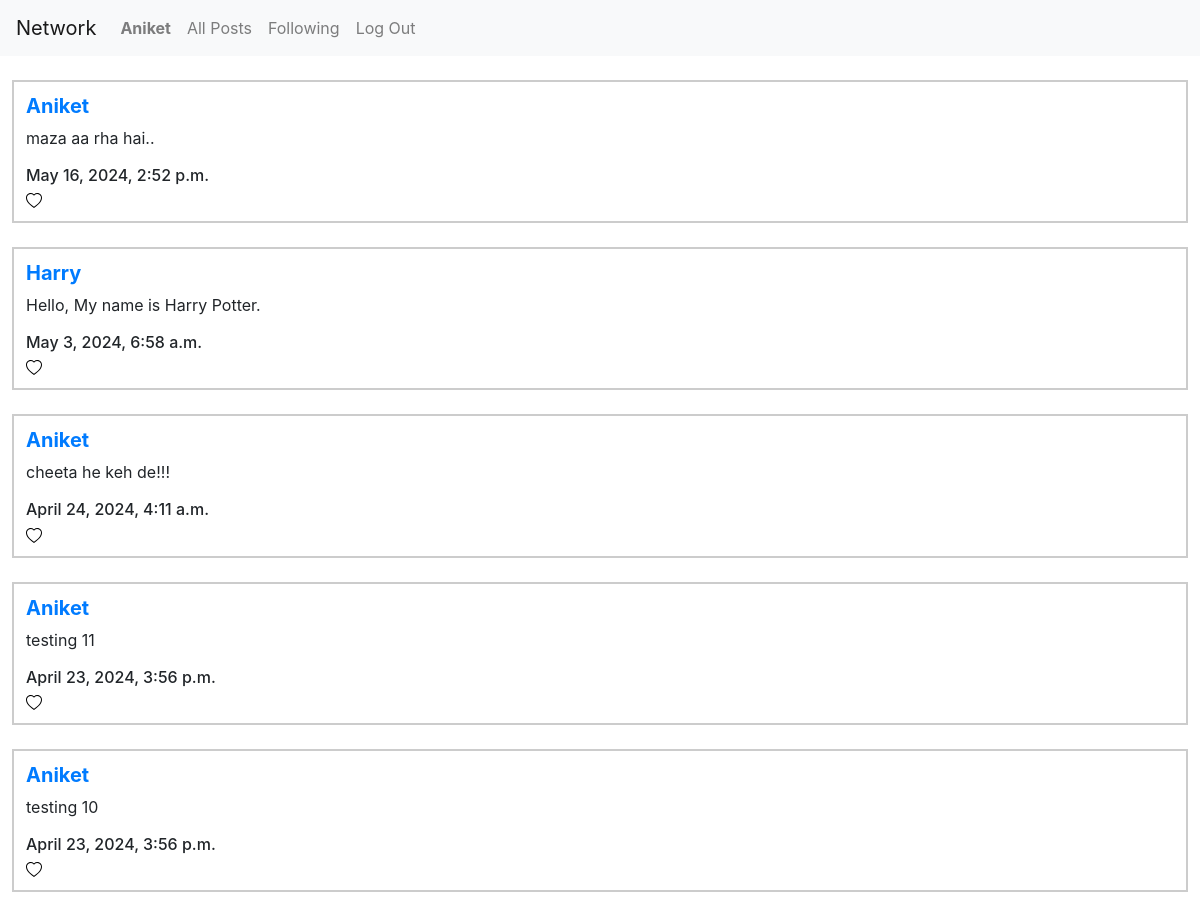
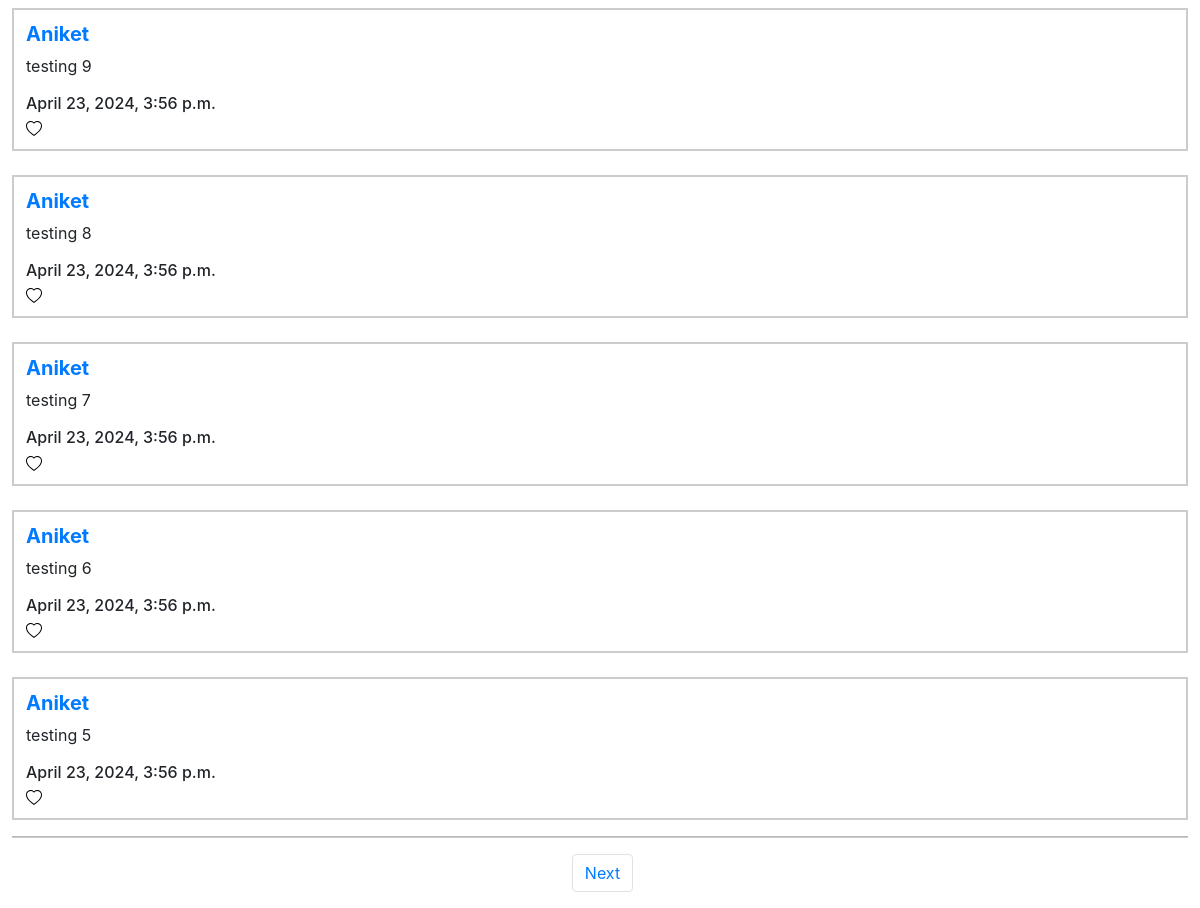
Page /following_post/1 (signed in) on the committed database (2 pictures, top to bottom).
### network/models.py (models this page shows, shortened)
class User(AbstractUser):
    profile_picture = models.CharField(max_length=10000, null=True)
    profile_name = models.CharField(max_length=50, null=True)

class Post(models.Model):
    user =  models.ForeignKey(User, on_delete=models.CASCADE, related_name="author")
    thought = models.CharField(max_length=10000)
    timestamp = models.DateTimeField(auto_now_add=True)
    likes = models.IntegerField(default=0)

### network/views.py (the view)
# urls.py: path("following_post/<int:user_id>",views.following_post,name="following_post"),
def following_post(request, user_id):
    current_user = User.objects.get(pk=user_id)
    following_people = Follow.objects.filter(user=current_user)
    all_posts = Post.objects.all().order_by("id").reverse()
    following_people_post = []
    for i in all_posts:
        for person in following_people:
            if person.user_following == i.user:
                following_people_post.append(i)
    paginator = Paginator(following_people_post, 10)
    page_number = request.GET.get('page')
    posts_of_the_page = paginator.get_page(page_number)
    all_likes = Like.objects.all()
    who_you_liked = []
    try:
        for i in all_likes:
            if i.user.id == request.user.id:
                who_you_liked.append(i.post.id)
    except:
        who_you_liked = []
    return render(request, "network/following_post.html", {
        "posts_of_the_page_placeholder": posts_of_the_page,
        "likes_placeholder": who_you_liked
    })

### network/templates/network/following_post.html (shortened to what this page needs)
{% extends "network/layout.html" %}
{% block body %}
    {% if user.is_authenticated %}
        {% for i in posts_of_the_page_placeholder %}
        <br>
            <div class="all_post">
                <h5><strong><a href="{% url 'profile' user_id=i.user.id %}">{{ i.user }}</a></strong></h5>
                <p>{{ i.thought }}</p>
                <h6 class="timestamp">{{ i.timestamp }}</h6>
                <div class="likes_count_container">
                    <button class="opaque-button" id="like_handler{{i.id}}" type="button" onclick="like_handler({{ i.id }})">
                    </button>
                </div>
            </div>
        {% endfor %}
        <hr>
        <nav aria-label="Page navigation example">
            <ul class="pagination d-flex justify-content-center">
                {% if posts_of_the_page_placeholder.has_next %}
                    <li class="page-item" style="margin-left: 5px"><a class="page-link" href="?page={{ posts_of_the_page_placeholder.next_page_number }}">Next</a></li>
                {% endif %}
            </ul>
        </nav>
    {% endif %}
{% endblock %}

### network/templates/network/layout.html (shortened to what this page needs)
{% load static %}
<!DOCTYPE html>
<html lang="en">
    <head>
        <link rel="stylesheet" href="https://stackpath.bootstrapcdn.com/bootstrap/4.4.1/css/bootstrap.min.css">
        <link href="{% static 'network/styles.css' %}" rel="stylesheet">
    </head>
    <body>
        <nav class="navbar navbar-expand-lg navbar-light bg-light">
            <a class="navbar-brand" href="#">Network</a>
            <div>
              <ul class="navbar-nav mr-auto">
                {% if user.is_authenticated %}
                    <li class="nav-item">
                        <a class="nav-link" href="{% url 'profile' user_id=user.id %}"><strong>{{ user.username }}</strong></a>
                    </li>
                {% endif %}
                <li class="nav-item">
                  <a class="nav-link" href="{% url 'index' %}">All Posts</a>
                </li>
                {% if user.is_authenticated %}
                    <li class="nav-item">
                        <a class="nav-link" href="{% url 'following_post' user_id=user.id %}">Following</a>
                    </li>
                    <li class="nav-item">
                        <a class="nav-link" href="{% url 'logout' %}">Log Out</a>
                    </li>
                {% endif %}
              </ul>
            </div>
          </nav>
        <div class="body">
            {% block body %}
            {% endblock %}
        </div>
    </body>
</html>

### network/static/network/styles.css (style rules this page uses)
.all_post { width: 98%; border: 2px solid #ccc; margin: 0 auto; padding: 12px; }
hr { background-color: #ccc; width: 98%; height: 1px; }
.opaque-button { background-color: white; border: none; cursor: pointer; padding: 0%; display: flex; }
.likes_count_container { display: flex; align-items: center; gap: 10px; margin: 0%; }

### rows in the picture
User: username "Aniket"
Post: user "Aniket", thought "maza aa rha hai..", timestamp "May 16, 2024, 2:52 p.m."
Post: user "Harry", thought "Hello, My name is Harry Potter.", timestamp "May 3, 2024, 6:58 a.m."
Post: user "Aniket", thought "cheeta he keh de!!!", timestamp "April 24, 2024, 4:11 a.m."
Post: user "Aniket", thought "testing 11", timestamp "April 23, 2024, 3:56 p.m."
Post: user "Aniket", thought "testing 10", timestamp "April 23, 2024, 3:56 p.m."
Post: user "Aniket", thought "testing 9", timestamp "April 23, 2024, 3:56 p.m."
Post: user "Aniket", thought "testing 8", timestamp "April 23, 2024, 3:56 p.m."
Post: user "Aniket", thought "testing 7", timestamp "April 23, 2024, 3:56 p.m."
Post: user "Aniket", thought "testing 6", timestamp "April 23, 2024, 3:56 p.m."
Post: user "Aniket", thought "testing 5", timestamp "April 23, 2024, 3:56 p.m."
